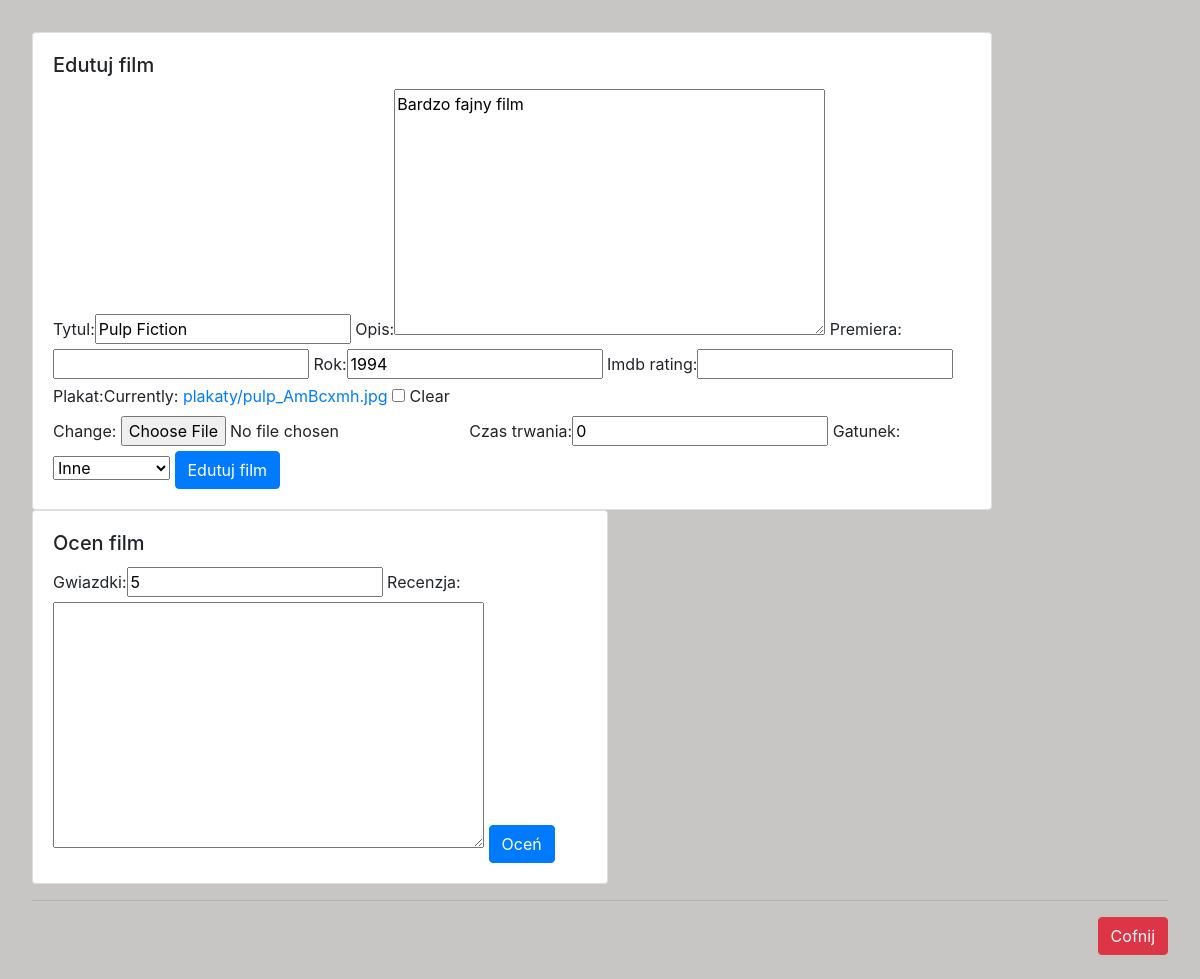
Page /filmy/edytuj/3/ (signed in) on the earlier database version.
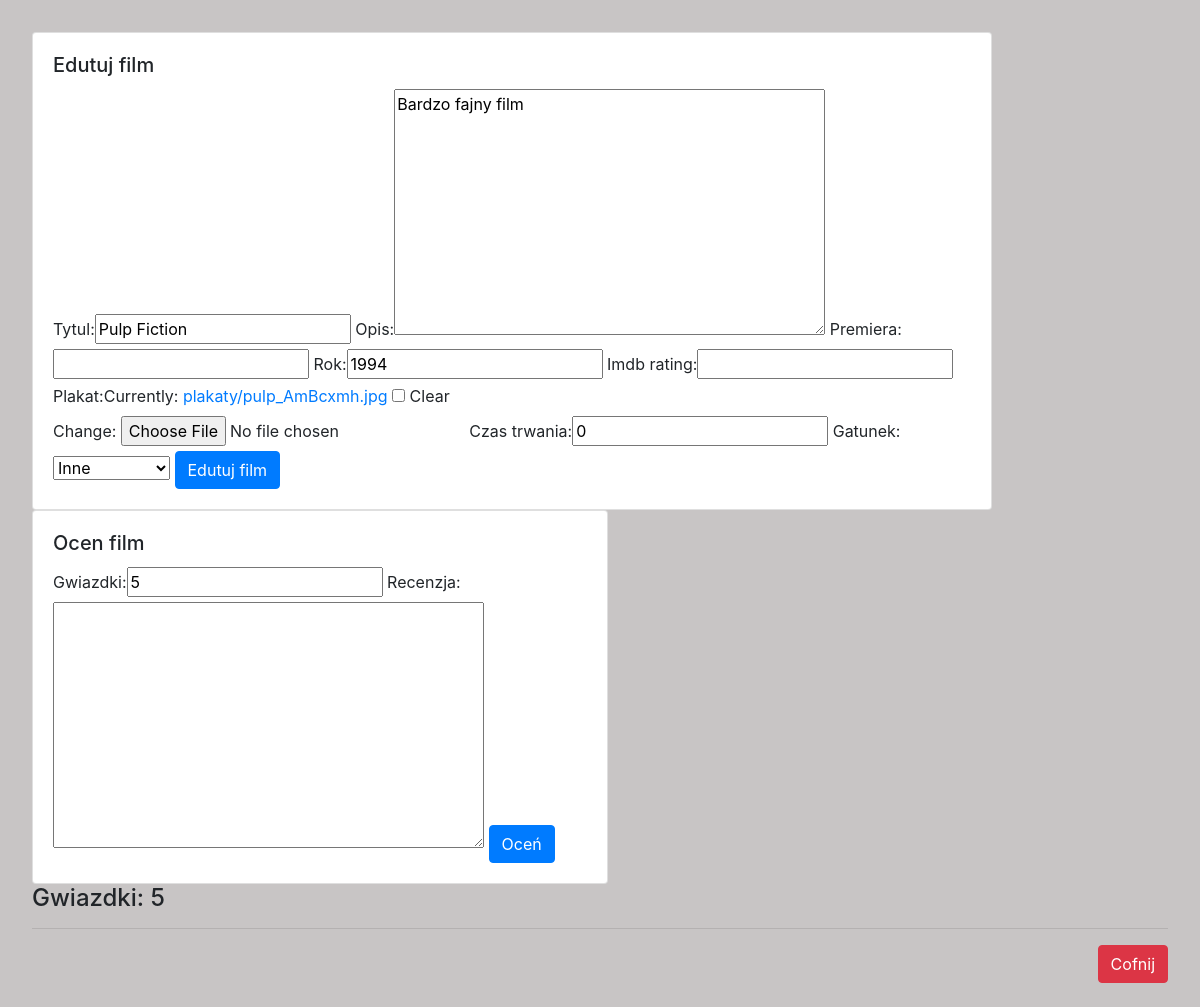
Same page on the later database version.
### filmyweb/models.py (models this page shows)
class Ocena(models.Model):
    recenzja = models.TextField(default="", blank=True)
    gwiazdki = models.PositiveSmallIntegerField(default=5)
    film = models.ForeignKey(Film, on_delete=models.CASCADE)

### filmyweb/views.py (the view)
# urls.py: path('edytuj/<int:id>/', edytuj_film, name="edytuj_film"),
@login_required
def edytuj_film(request, id):
    film = get_object_or_404(Film, pk=id)
    oceny = Ocena.objects.filter(film=film)
    try:
        dodatkowe = DodatkoweInfo.objects.get(film=film.id)
    except DodatkoweInfo.DoesNotExist:
        dodatkowe = None
    form_film = FilmForm(request.POST or None, request.FILES or None, instance=film)
    form_dodatkowe = DodatkoweInfoForm(request.POST or None, instance=dodatkowe)
    form_ocena = OcenaForm(None)
    if request.method == "POST":
        if 'gwiazdki' in request.POST:
            ocena = form_ocena.save(commit=False)
            ocena.film = film
            ocena.save()
    if all((form_film.is_valid(), form_dodatkowe.is_valid())):
        film = form_film.save(commit=False)
        dodatkowe = form_dodatkowe.save()
        film.dodatkowe = dodatkowe
        film.save()
        return redirect(wszystkie_filmy)
    return render(request, 'film_form.html', {
        'form': form_film,
        'form_dodatkowe': form_dodatkowe,
        'oceny': oceny,
        'form_ocena': form_ocena,
        'nowy': False})

### filmyweb/forms.py
class FilmForm(ModelForm):
    class Meta:
        model = Film
        fields = ['tytul', 'opis', 'premiera', 'rok', 'imdb_rating', 'plakat']

class DodatkoweInfoForm(ModelForm):
    class Meta:
        model = DodatkoweInfo
        fields = ['czas_trwania', 'gatunek']

### templates/film_form.html (shortened to what this page needs)
{% extends 'glowny.html' %}
{% load bootstrap %}
{% block strona %}
    {% if nowy %}
        <div class="container-fluid">
    {% else %}
        <div class="card" style="width: 60rem; float: left; margin-right: 1rem;">
    {% endif %}
      <div class="card-body">
          {% if nowy %}
                <h5 class="card-title">Nowy Film</h5>
            {% else %}
                <h5 class="card-title">Edutuj film</h5>
            {% endif %}
            <form method="post" enctype="multipart/form-data">
                {{ form|bootstrap }}
                {{ form_dodatkowe|bootstrap }}
                    {% if nowy %}
                        <button type="submit" class="btn btn-primary">Nowy Film</button>
                    {% else %}
                        <button type="submit" class="btn btn-primary">Edutuj film</button>
                    {% endif %}
            </form>
        </div>
    </div>
    {% if form_ocena %}
        <div class="card" style="width: 32rem offset-col">
            <div class="card-body">
                <h5 class="card-title">Ocen film</h5>
                <form method="post" enctype="multipart/form-data">
                    {{ form_ocena|bootstrap }}
                        <button type="submit" class="btn btn-primary">Oceń</button>
                </form>
            </div>
        </div>
    {% endif %}
    {% for ocena in oceny %}
        <h4>Gwiazdki: {{ ocena.gwiazdki }}</h4>
    {% endfor %}
    <hr>
    <a class="btn btn-danger mb-4" style="float: right;" href="{% url 'wszystkie_filmy' %}">Cofnij</a>
{% endblock %}

Differences in the rows shown:
added Ocena: gwiazdki "5"
